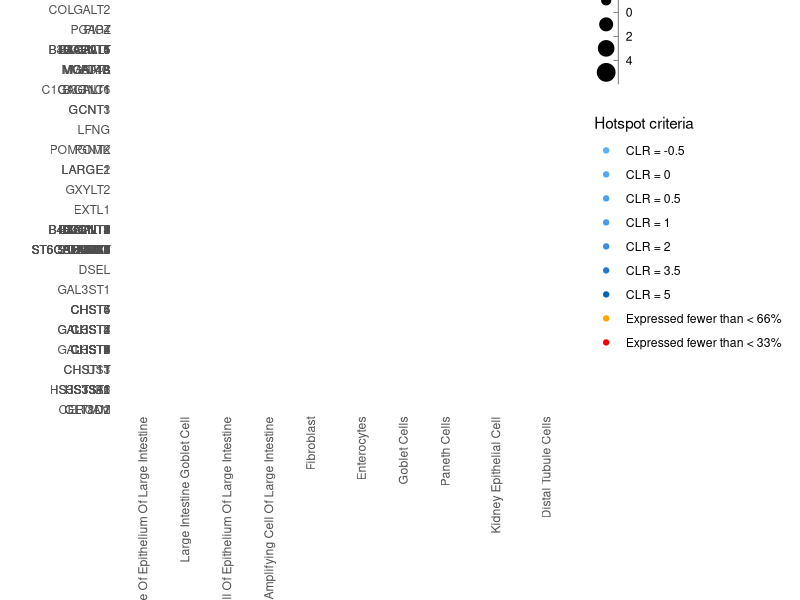

This chart was generated by the following R code:
## ---- chunk 1
library(tidyr)
library(ggplot2)
library(readxl)
## ---- chunk 2
heatmapdata=readxl::read_excel('hotspot_calculation.xlsx')
## ---- chunk 3
gene_ordering=setNames(readxl::read_excel('gene categories.xlsx','Gene categories')[,c('HGNC','Group Name')],c('gene','Pathway'))
pathway_ordering=readxl::read_excel('gene categories.xlsx','Preferred ordering')$`Group Name`
gene_ordering$Pathway = factor(gene_ordering$Pathway,pathway_ordering)
## ---- chunk 4
cell_type_ordering="
group#cell
Human intestine#enterocyte of epithelium of large intestine
Human intestine#large intestine goblet cell
Human intestine#paneth cell of epithelium of large intestine
Human intestine#transit amplifying cell of large intestine
Mouse intestine#Enterocytes
Mouse intestine#Goblet cells
Mouse intestine#Paneth cells
Human intestine#fibroblast
Human kidney#kidney epithelial cell
Mouse kidney#Distal tubule cells
Mouse kidney#Endothelial cell
" %>% (function(d) { read.delim(text=d,header=T,sep="#") })
## ---- chunk 5
heatmapdata$cell=factor(as.character(heatmapdata$cell),cell_type_ordering$cell)
## ---- chunk 6
toplot=heatmapdata[heatmapdata$`above cutoff.classification`=="expressed" &
                   heatmapdata$`bulk %ile` >= 0.1 &
                   !is.na(heatmapdata$cell),
                  ]
toplot=toplot[complete.cases(toplot[,'cell']),]
toplot=merge(toplot,cell_type_ordering,by='cell')
toplot=merge(toplot,gene_ordering,by.x='gene ortholog',by.y='gene')
toplot$group = factor(toplot$group,unique(cell_type_ordering$group))
toplot$`gene ortholog` = factor(toplot$`gene ortholog`, sort(unique(toplot$`gene ortholog`)))
## ---- chunk 7
colormaker = function(values) {
  grad_values = values
  grad_values[grad_values >= 50] = NA
  rescaled=scales::rescale(grad_values)
  colors = scale_color_gradient(low="#56B1F7",high="#0065B8")$palette(rescaled)
  colors[values==50] = "orange"
  colors[values==100] = "red"
  colors
}

toplot$colorval = colormaker(toplot$heatmap_value)
## ---- chunk 8
ggplot(toplot)+
  geom_point(aes(x=cell,y=`gene ortholog`,color=colorval,size=clr))+
  scale_color_identity(name="Hotspot criteria",guide="legend",labels = c(paste("CLR =",seq(-0.5,5,by=0.5)),"Expressed fewer than < 66% ","Expressed fewer than < 33%"), breaks = colormaker(c(seq(-0.5,5,by=0.5),50,100))  )+
  scale_x_discrete(labels=function(x) stringr::str_to_title(x))+
  scale_size_binned(name = "CLR")+
  theme_minimal()+
  theme(axis.text.x = element_text(angle = 90, vjust = 0.5, hjust=1))+
  facet_grid(Pathway~group, switch="both", scales = "free", space = "free") +
    theme(panel.spacing.x = unit(0,"lines"),
          panel.spacing.y = unit(1,"lines"),
         strip.background.x = element_rect(size=1),
         strip.placement = "outside",
         strip.text.x = element_text(size = 12, color = "black", face = "bold"),
         strip.background.y = element_blank(),
         strip.text.y = element_text(size=5),
         axis.title.x = element_blank(),
         axis.title.y = element_blank()
    )
